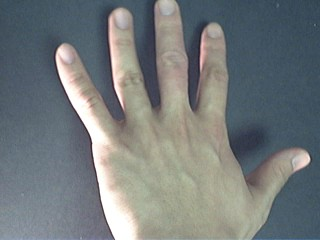
#> input picture compartida de talleres/05 Taller 5 Extracción de Caracteristicas/Fig/1.jpg, 320 x 240 px
$ jupyter execute --allow-errors Taller_5_extraccion.ipynb
#> lines starting #> are read from the running program, lines starting #| are printed output that depends on the picture
# Taller #5 Extracción de Características

Integrantes:

- Alejandra Arias.
- Leonardo Fabio Mercado Benítez.

[cell 1]
import cv2
import numpy as np
from matplotlib import pyplot as plt
print('Librerias importadas correctamente')

#### Perímetro

[cell 2]
img1 = cv2.imread('Fig/1.jpg',0)
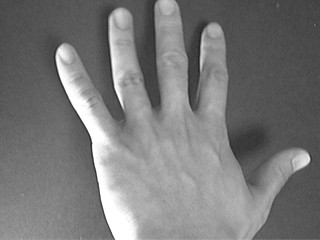
#> img1: shape (240, 320); min 31, max 255, mean 120.8
gray_image = cv2.convertScaleAbs(img1)
#_,img1 = cv2.threshold(img1,140,255,cv2.THRESH_BINARY)
plt.imshow(gray_image)
plt.show()


$ run again, with compartida de talleres/05 Taller 5 Extracción de Caracteristicas/Fig/10.jpg copied over compartida de talleres/05 Taller 5 Extracción de Caracteristicas/Fig/1.jpg
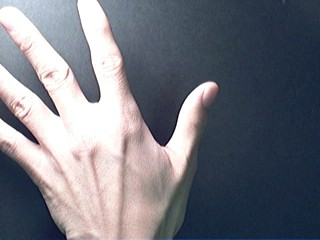
#> input picture compartida de talleres/05 Taller 5 Extracción de Caracteristicas/Fig/10.jpg, 320 x 240 px
#> `img1 = cv2.imread('Fig/1.jpg',0)`:
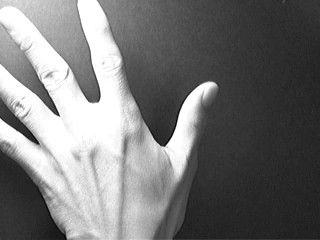
#> img1: shape (240, 320); min 0, max 255, mean 117.6

$ run again, with compartida de talleres/05 Taller 5 Extracción de Caracteristicas/Fig/11.jpg copied over compartida de talleres/05 Taller 5 Extracción de Caracteristicas/Fig/1.jpg
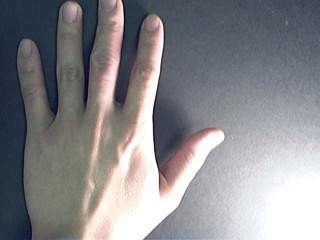
#> input picture compartida de talleres/05 Taller 5 Extracción de Caracteristicas/Fig/11.jpg, 320 x 240 px
#> `img1 = cv2.imread('Fig/1.jpg',0)`:
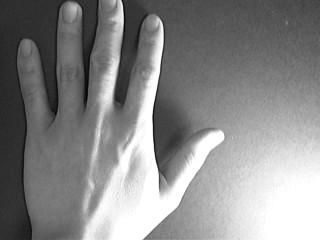
#> img1: shape (240, 320); min 0, max 255, mean 136.1

$ run again, with compartida de talleres/05 Taller 5 Extracción de Caracteristicas/Fig/12.jpg copied over compartida de talleres/05 Taller 5 Extracción de Caracteristicas/Fig/1.jpg
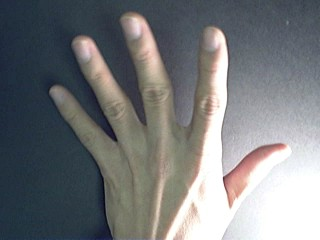
#> input picture compartida de talleres/05 Taller 5 Extracción de Caracteristicas/Fig/12.jpg, 320 x 240 px
#> `img1 = cv2.imread('Fig/1.jpg',0)`:
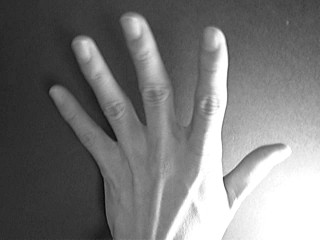
#> img1: shape (240, 320); min 5, max 255, mean 120.1
